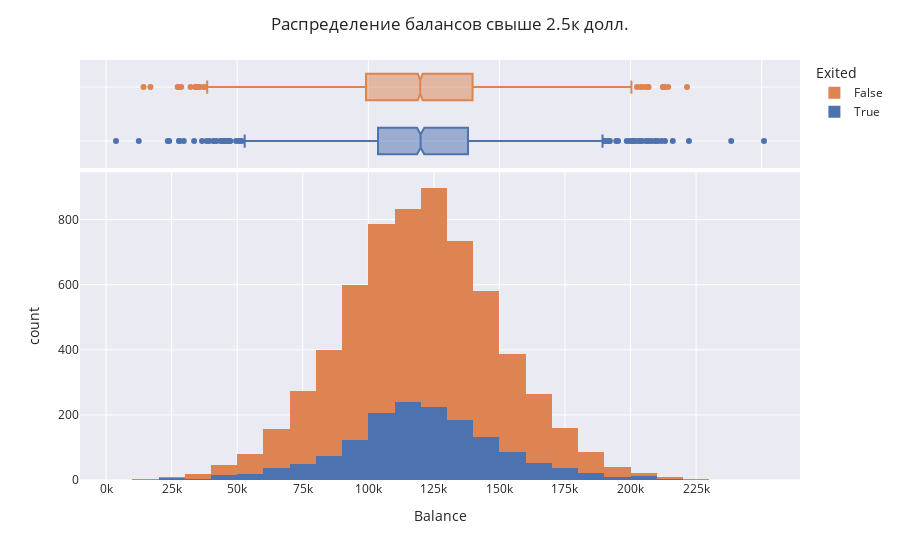

The notebook cell saved with this chart:
### Markdown cell above
## задание 3
Постройте график, показывающий распределение баланса пользователей, у которых на счету больше 2 500 долларов. Опишите распределение и сделайте выводы.

### Code cell
fig = px.histogram(hist_data, x="Balance", color="Exited", marginal="box", 
                   nbins=35, category_orders= {"Exited": [1,0]}, template='seaborn')
fig.update_layout(title={
        'text': "Распределение балансов свыше 2.5к долл."}, legend_traceorder = "reversed",
        xaxis = dict(
        tickmode = 'array',
        tickvals = [i  for  i in range(0,250000, 25000)],
        ticktext = [str(round(i/1000))+ "k" for  i in range(0,250000, 25000)]
    ))
fig.show()
fig.write_html("plotly/histogram_3.html")

### Figure 1 — Plotly figure (JSON) as saved in the notebook; plotly's stock layout.template omitted (floating-point values rounded to 4 significant figures; data arrays with more than 128 entries replaced by an {"elided": "..."} marker saying what was removed)
{"data": [{"alignmentgroup": "True", "bingroup": "x", "hovertemplate": "Exited=True<br>Balance=%{x}<br>count=%{y}<extra></extra>", "legendgroup": "True", "marker": {"color": "rgb(76,114,176)", "pattern": {"shape": ""}}, "name": "True", "nbinsx": 35, "offsetgroup": "True", "orientation": "v", "showlegend": true, "type": "histogram", "x": {"elided": "1537 float values"}, "xaxis": "x", "yaxis": "y"}, {"alignmentgroup": "True", "hovertemplate": "Exited=True<br>Balance=%{x}<extra></extra>", "legendgroup": "True", "marker": {"color": "rgb(76,114,176)"}, "name": "True", "notched": true, "offsetgroup": "True", "showlegend": false, "type": "box", "x": {"elided": "1537 float values"}, "xaxis": "x2", "yaxis": "y2"}, {"alignmentgroup": "True", "bingroup": "x", "hovertemplate": "Exited=False<br>Balance=%{x}<br>count=%{y}<extra></extra>", "legendgroup": "False", "marker": {"color": "rgb(221,132,82)", "pattern": {"shape": ""}}, "name": "False", "nbinsx": 35, "offsetgroup": "False", "orientation": "v", "showlegend": true, "type": "histogram", "x": {"elided": "4846 float values"}, "xaxis": "x", "yaxis": "y"}, {"alignmentgroup": "True", "hovertemplate": "Exited=False<br>Balance=%{x}<extra></extra>", "legendgroup": "False", "marker": {"color": "rgb(221,132,82)"}, "name": "False", "notched": true, "offsetgroup": "False", "showlegend": false, "type": "box", "x": {"elided": "4846 float values"}, "xaxis": "x2", "yaxis": "y2"}], "layout": {"barmode": "relative", "legend": {"title": {"text": "Exited"}, "tracegroupgap": 0, "traceorder": "reversed"}, "margin": {"t": 60}, "title": {"text": "Распределение балансов свыше 2.5к долл."}, "xaxis": {"anchor": "y", "domain": [0, 1], "tickmode": "array", "ticktext": ["0k", "25k", "50k", "75k", "100k", "125k", "150k", "175k", "200k", "225k"], "tickvals": [0, 25000, 50000, 75000, 100000, 125000, 150000, 175000, 200000, 225000], "title": {"text": "Balance"}}, "xaxis2": {"anchor": "y2", "domain": [0, 1], "matches": "x", "showticklabels": false}, "yaxis": {"anchor": "x", "domain": [0, 0.7326], "title": {"text": "count"}}, "yaxis2": {"anchor": "x2", "domain": [0.7426, 1], "matches": "y2", "showline": false, "showticklabels": false, "ticks": ""}}}
